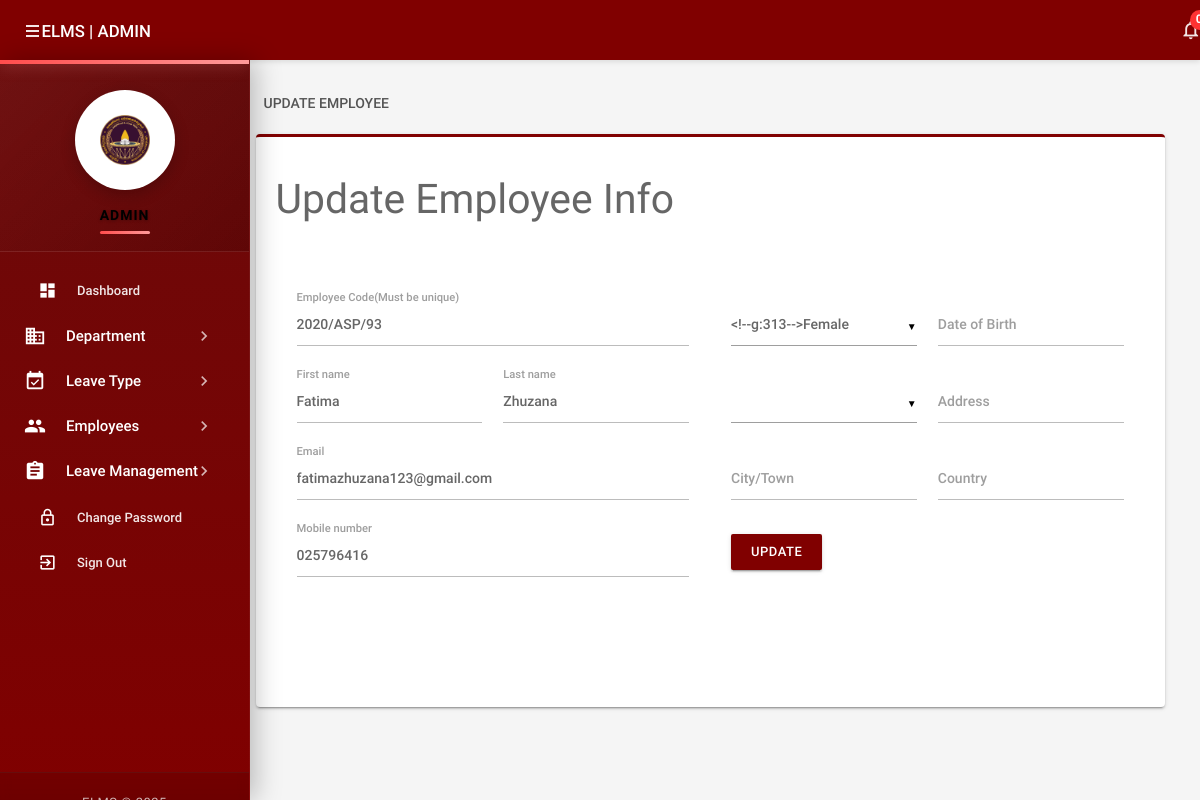
Page /admin/editemployee.php?empid=6 (signed in) on the committed database.
### tables this page shows
CREATE TABLE tblemployees (
  id int(11) NOT NULL,
  EmpId varchar(100) NOT NULL,
  FirstName varchar(150) DEFAULT NULL,
  LastName varchar(150) DEFAULT NULL,
  EmailId varchar(200) DEFAULT NULL,
  Password varchar(180) DEFAULT NULL,
  Gender varchar(100) DEFAULT NULL,
  DepartmentCode varchar(255) DEFAULT NULL,
  Phonenumber char(11) DEFAULT NULL,
  Status int(1) DEFAULT NULL,
  RegDate timestamp NULL DEFAULT current_timestamp(),
  Faculty varchar(100) DEFAULT NULL,
  employeetype varchar(100) DEFAULT NULL
);

### admin/editemployee.php (the view, shortened to what this page needs)
<?php
include('includes/config.php');
if(strlen($_SESSION['alogin'])==0)
    {
header('location:index.php');
}
else{
    ?>
<!DOCTYPE html>
<html lang="en">
    <head>
        <link type="text/css" rel="stylesheet" href="../assets/plugins/materialize/css/materialize.min.css"/>
        <link href="../assets/plugins/material-preloader/css/materialPreloader.min.css" rel="stylesheet">
        <link href="../assets/css/alpha.min.css" rel="stylesheet" type="text/css"/>
        <link href="../assets/css/custom.css" rel="stylesheet" type="text/css"/>
    </head>
    <body>
  <?php include('includes/header.php');?>
       <?php include('includes/sidebar.php');?>
   <main class="mn-inner">
                <div class="row">
                    <div class="col s12">
                        <div class="page-title">Update employee</div>
                    </div>
                    <div class="col s12 m12 l12">
                        <div class="card">
                            <div class="card-content">
                                <form id="example-form" method="post" name="updatemp">
                                    <div>
                                        <h3>Update Employee Info</h3>
                                        <section>
                                            <div class="wizard-content">
                                                <div class="row">
                                                    <div class="col m6">
                                                        <div class="row">
<?php
$eid=intval($_GET['empid']);
$sql = "SELECT * from  tblemployees where id=:eid";
$query = $dbh -> prepare($sql);
$query -> bindParam(':eid',$eid, PDO::PARAM_STR);
$query->execute();
$results=$query->fetchAll(PDO::FETCH_OBJ);
if($query->rowCount() > 0)
{
foreach($results as $result)
{               ?>
 <div class="input-field col  s12">
<label for="empcode">Employee Code(Must be unique)</label>
<input  name="empcode" id="empcode" value="<?php echo htmlentities($result->EmpId);?>" type="text" autocomplete="off" readonly required>
</div>
<div class="input-field col m6 s12">
<label for="firstName">First name</label>
<input id="firstName" name="firstName" value="<?php echo htmlentities($result->FirstName);?>"  type="text" required>
</div>
<div class="input-field col m6 s12">
<label for="lastName">Last name </label>
<input id="lastName" name="lastName" value="<?php echo htmlentities($result->LastName);?>" type="text" autocomplete="off" required>
</div>
<div class="input-field col s12">
<label for="email">Email</label>
<input  name="email" type="email" id="email" value="<?php echo htmlentities($result->EmailId);?>" readonly autocomplete="off" required>
</div>
<div class="input-field col s12">
<label for="phone">Mobile number</label>
<input id="phone" name="mobileno" type="tel" value="<?php echo htmlentities($result->Phonenumber);?>" maxlength="10" autocomplete="off" required>
 </div>
</div>
</div>
<div class="col m6">
<div class="row">
<div class="input-field col m6 s12">
</div>
<div class="input-field col m6 s12">
<label for="birthdate">Date of Birth</label>
<input id="birthdate" name="dob"  class="datepicker" value="<?php echo htmlentities($result->Dob);?>" >
</div>
<div class="input-field col m6 s12">
</div>
<div class="input-field col m6 s12">
<label for="address">Address</label>
<input id="address" name="address" type="text"  value="<?php echo htmlentities($result->Address);?>" autocomplete="off" required>
</div>
<div class="input-field col m6 s12">
<label for="city">City/Town</label>
<input id="city" name="city" type="text"  value="<?php echo htmlentities($result->City);?>" autocomplete="off" required>
 </div>
<div class="input-field col m6 s12">
<label for="country">Country</label>
<input id="country" name="country" type="text"  value="<?php echo htmlentities($result->Country);?>" autocomplete="off" required>
</div>
<?php }}?>
<div class="input-field col s12">
<button type="submit" name="update"  id="update" class="waves-effect waves-light btn indigo m-b-xs">UPDATE</button>
</div>
                                                        </div>
                                                    </div>
                                                </div>
                                            </div>
                                        </section>
                                    </div>
                                </form>
                            </div>
                        </div>
                    </div>
                </div>
            </main>
        </div>
        <div class="left-sidebar-hover"></div>
    </body>
</html>
<?php } ?>

### assets/css/custom.css (style rules this page uses)
:root { --primary-color: #800000; --primary-dark: #660000; --primary-light: #a62e2e; --accent-color: #ff3333; --text-on-primary: #ffffff; --sidebar-bg: #800000; --sidebar-text: #ffffff; --sidebar-hover: #660000; --card-shadow: 0 2px 5px rgba(0,0,0,0.1); }
body { background-color: #f5f5f5; }
.btn, .btn-large, .btn-floating, input[type="submit"], input[type="button"], button { background-color: #800000 !important; color: #ffffff !important; text-transform: none; font-weight: 500; padding: 0 20px; height: 36px; line-height: 36px; border-radius: 2px; border: none; cursor: pointer; transition: all 0.3s ease; box-shadow: 0 2px 2px 0 rgba(0,0,0,0.14), 0 1px 5px 0 rgba(0,0,0,0.12), 0 3px 1px -2px rgba(0,0,0,0.2); }
.card, .card-panel { border-radius: 4px; box-shadow: 0 2px 2px 0 rgba(0,0,0,0.14), 0 1px 5px 0 rgba(0,0,0,0.12), 0 3px 1px -2px rgba(0,0,0,0.2); border-top: 3px solid #800000; margin: 0.5rem 0 1rem 0; transition: box-shadow 0.3s ease; }

### rows in the picture
tblemployees: empcode "2020/ASP/93", firstName "Fatima", lastName "Zhuzana", email "fatimazhuzana123@gmail.com", mobileno "025796416"
